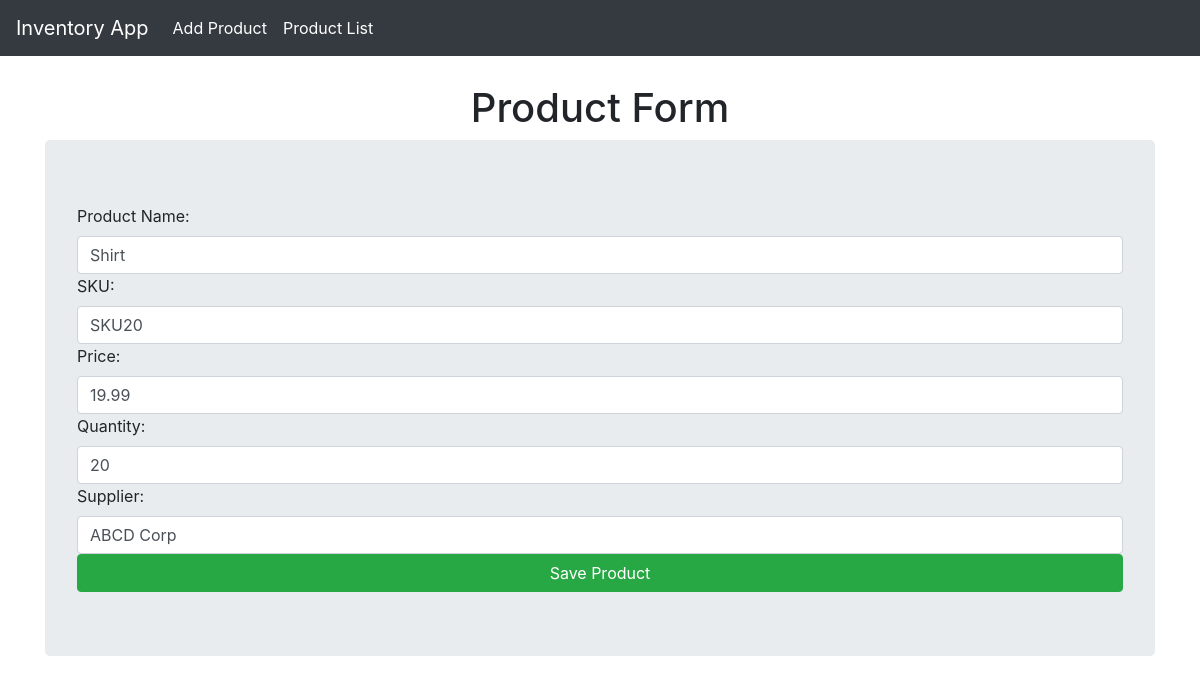
The app's page /update/2/ with its own data.
### invApp/models.py (models this page shows, shortened)
class Product(models.Model):
    product_id = models.AutoField(primary_key=True)
    name = models.CharField(max_length=100)
    sku = models.CharField(max_length=50, unique=True)
    price = models.FloatField()
    quantity = models.IntegerField(default=0)
    supplier = models.CharField(max_length=100)

### invApp/views.py (the view)
# urls.py: path('update/<int:product_id>/', views.product_update_view, name='product_update'),
def product_update_view(request, product_id):
    product = Product.objects.get(product_id=product_id)
    form = ProductForm(instance=product)
    if request.method == 'POST':
        form = ProductForm(request.POST, instance=product)
        if form.is_valid():
            form.save()
            return redirect('product_list')
    return render(request, 'invApp/product_form.html', {'form': form, 'product': product})

### invApp/forms.py
class ProductForm(forms.ModelForm):
    class Meta:
        model = Product
        fields = '__all__'
        labels = {
            'product_id': 'Product ID',
            'name': 'Product Name',
            'sku': 'SKU',
            'price': 'Price',
            'quantity': 'Quantity',
            'supplier': 'Supplier',
        }
        widgets = {
            'product_id': forms.NumberInput(attrs={'placeholder': 'e.g 1', 'class': 'form-control'}),
            'name': forms.TextInput(attrs={'placeholder': 'e.g Shirt','class': 'form-control'}),
            'sku': forms.TextInput(attrs={'placeholder': 'e.g SKU123','class': 'form-control'}),
            'price': forms.NumberInput(attrs={'placeholder': 'e.g 19.99','class': 'form-control'}),
            'quantity': forms.NumberInput(attrs={'placeholder': 'e.g 100','class': 'form-control'}),
            'supplier': forms.TextInput(attrs={'placeholder': 'e.g ABC Corp','class': 'form-control'}),
        }

### invApp/templates/invApp/product_form.html (shortened to what this page needs)
{% extends 'invApp/layout.html' %}
{% block content %}
    <h1 class="text-center">Product Form</h1>
    <form method="post" class="jumbotron">
        {{ form }}
        <button class="btn btn-success btn-block" type="submit">Save Product</button>
    </form>
{% endblock %}

### invApp/templates/invApp/layout.html (style rules this page uses)
body { padding-top: 56px; }

### records on screen
Product: name "Shirt", sku "SKU20", price "19.99", quantity "20", supplier "ABCD Corp"
